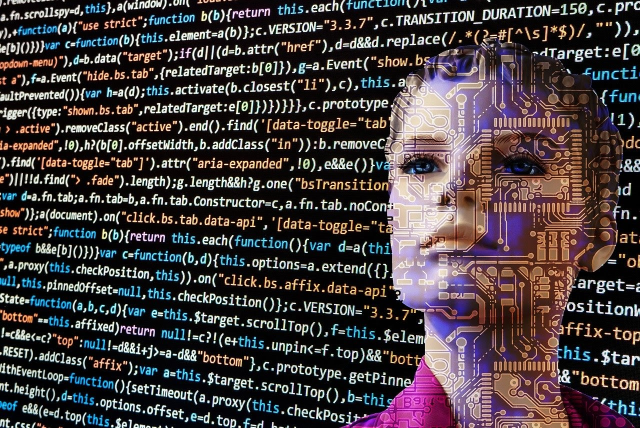
#> input picture images/computer_code.jpg, 1280 x 856 px (shown at 1/2 size); its folder holds 4 pictures in this run
$ python image_resizer.py   (older library calls are emulated)
#> lines starting #> are read from the running program, lines starting #| are printed output that depends on the picture
#!/usr/bin/python
""" Description: Useful batch image tool for resizing
    your jpg images in a directory to thumbnail or other size
    Developer: Rob M.
"""
from PIL import Image
import os
import glob

# Add you width and Height
width = 150
height = 150


def resize_images():
    """resizes images and prints list of file names that were resized"""
    file_names = glob.glob(r'images\*.jpg')
    for img in file_names:
        im = Image.open(img)
#> im is the input picture: PIL image 1280x856 RGB; mean R, G, B 69.6, 60.8, 63.2
        # split to file and extension
        f, e = os.path.splitext(img)
        # Resize and anti alias
        im_resize = im.resize((width, height), Image.ANTIALIAS)
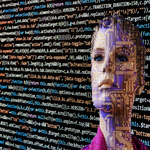
#> im_resize: PIL image 150x150 RGB; mean R, G, B 70.2, 61.6, 63.8
#> pass 3 of the loop in resize_images, `for img in file_names:`:
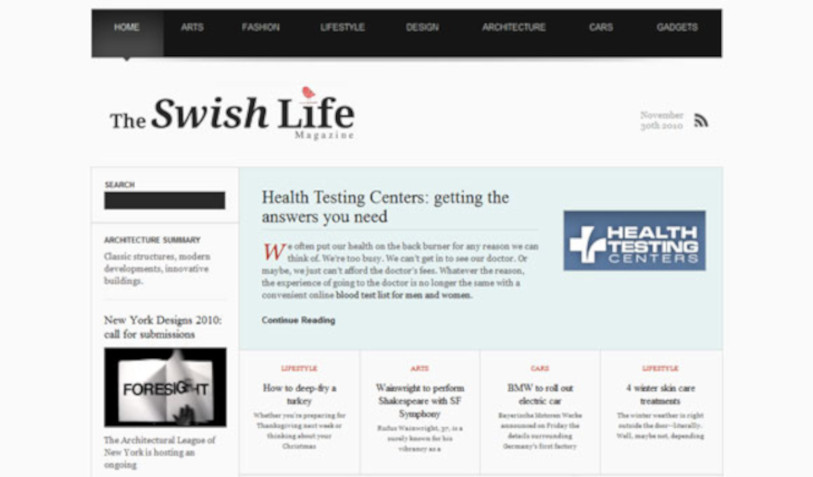
#> input picture images/imageA.jpg, 813 x 477 px
#> in resize_images, im is the input picture: PIL image 813x477 RGB; mean R, G, B 215.6, 218.2, 218.7
#> in resize_images, `im_resize = im.resize((width, height), Image.ANTIALIAS)`:
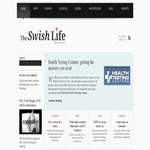
#> im_resize: PIL image 150x150 RGB; mean R, G, B 215.6, 218.2, 218.7
#> the loop made 4 passes; the first 3 are shown
        # Save as thumb nail or other
        im_resize.save(f + ' small.jpg', 'JPEG', quality=90)
        print(img, "Done")


resize_images()
